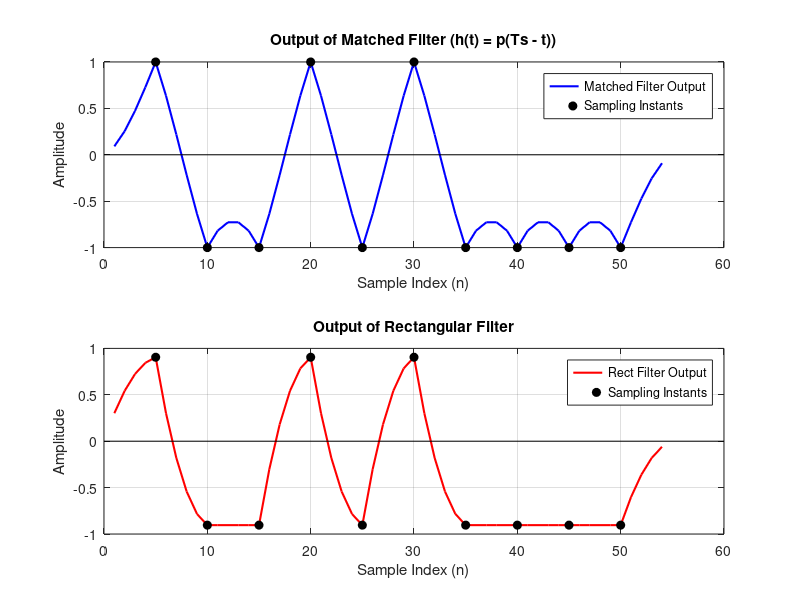
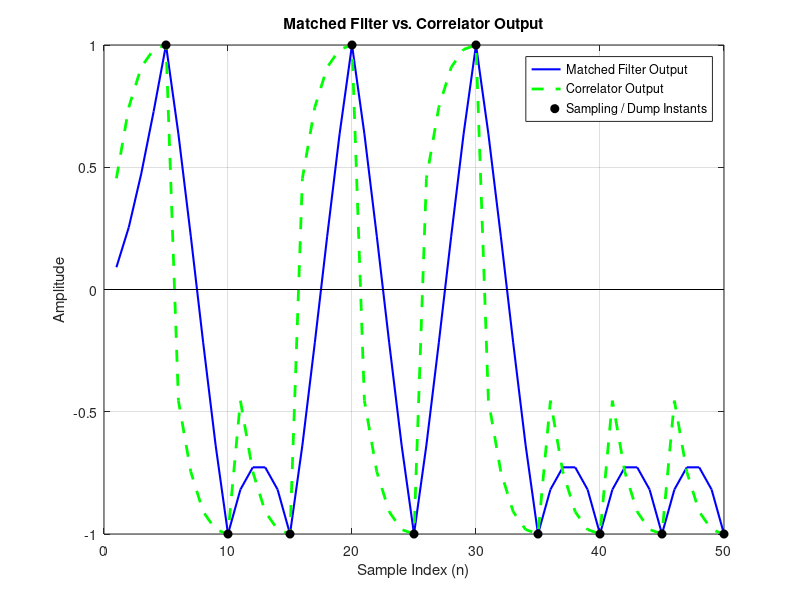

MATLAB code for these plots, in order:

%% Initialization 
N = 10;                     
samples_per_sym = 5;        

bits = randi([0 1], 1, N);
symbols = 2 * bits - 1;

impulses = upsample(symbols, samples_per_sym);

%% Step (d): Transmitted Signal

p = [5 4 3 2 1] / sqrt(55);

y = conv(impulses, p);

y = y(1 : N*samples_per_sym); 

%% Step (e): Receiver Filters

h_mf = fliplr(p);

h_rect = ones(1, samples_per_sym) / sqrt(samples_per_sym);

out_mf = conv(y, h_mf);
out_rect = conv(y, h_rect);

sampling_instants = samples_per_sym : samples_per_sym : (N * samples_per_sym);


%% --- Requirement 1a: Plot Outputs of Both Filters ---
figure('Name', 'Requirement 1a: Filter Outputs', 'NumberTitle', 'off');

% Subplot 1: Matched Filter
subplot(2, 1, 1);
plot(out_mf, 'b', 'LineWidth', 1.5);
hold on;
stem(sampling_instants, out_mf(sampling_instants), 'k', 'filled', 'LineStyle', 'none');
title('Output of Matched Filter (h(t) = p(Ts - t))');
xlabel('Sample Index (n)');
ylabel('Amplitude');
grid on;
legend('Matched Filter Output', 'Sampling Instants');

% Subplot 2: Rectangular Filter
subplot(2, 1, 2);
plot(out_rect, 'r', 'LineWidth', 1.5);
hold on;
stem(sampling_instants, out_rect(sampling_instants), 'k', 'filled', 'LineStyle', 'none');
title('Output of Rectangular Filter');
xlabel('Sample Index (n)');
ylabel('Amplitude');
grid on;
legend('Rect Filter Output', 'Sampling Instants');


%% --- Requirement 1b: Matched Filter vs Correlator ---
% Implement the Correlator 
out_corr = zeros(1, length(y));

for k = 1:N
    
    idx = (k-1)*samples_per_sym + 1 : k*samples_per_sym;

    out_corr(idx) = cumsum(y(idx) .* p);
end

figure('Name', 'Requirement 1b: Matched Filter vs Correlator', 'NumberTitle', 'off');

plot(out_mf(1:length(y)), 'b', 'LineWidth', 1.5);
hold on;
plot(out_corr, 'g--', 'LineWidth', 2);
stem(sampling_instants, out_corr(sampling_instants), 'k', 'filled', 'LineStyle', 'none');

title('Matched Filter vs. Correlator Output');
xlabel('Sample Index (n)');
ylabel('Amplitude');
grid on;
legend('Matched Filter Output', 'Correlator Output', 'Sampling / Dump Instants', 'Location', 'Best');
